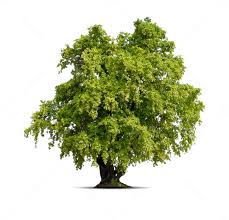
#> input picture arvore.jpg, 229 x 220 px
$ python 2-deteccao_bordas.py
#> lines starting #> are read from the running program, lines starting #| are printed output that depends on the picture; after the words box and inside, x2 and y2 are one past the last pixel; in counts of white or black regions, pixels touching at a corner belong together
import cv2
import matplotlib.pyplot as plt

# Carregar a imagem
imagem = cv2.imread("arvore.jpg")
#> imagem is the input picture: shape (220, 229, 3); mean B, G, R 178.4, 205.6, 200.9
imagem_cinza = cv2.cvtColor(imagem, cv2.COLOR_BGR2GRAY)
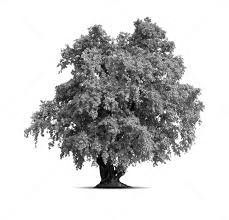
#> imagem_cinza: shape (220, 229); min 0, max 255, mean 201.1

# Aplicar detecção de bordas (Canny)
bordas = cv2.Canny(imagem_cinza, 100, 100)
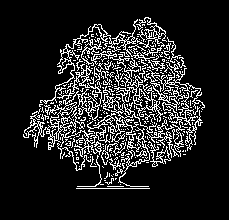
#> bordas: shape (220, 229); 14.4% white in thin lines or dots, all inside (x1, y1, x2, y2) = (23, 17, 205, 189)

# Exibir as imagens (original e com bordas)
plt.figure(figsize=(10,5))
plt.subplot(1,2,1)
plt.imshow(cv2.cvtColor(imagem, cv2.COLOR_BGR2RGB))
plt.title("Imagem Original")
plt.axis("off")

plt.subplot(1,2,2)
plt.imshow(bordas, cmap="gray")
plt.title("Detecção de Bordas - Canny")
plt.axis("off")

plt.show()
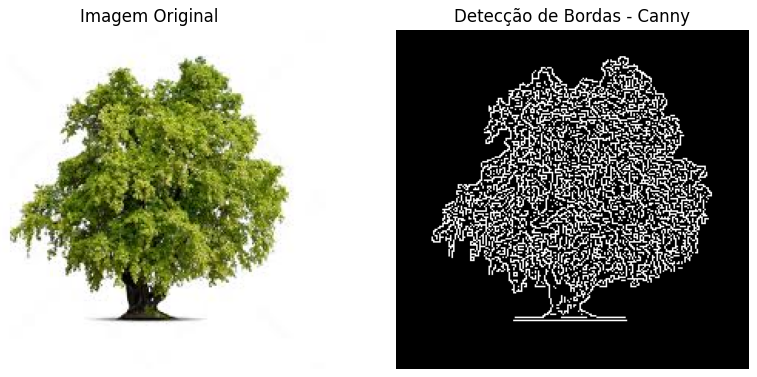
#> figure drawn by matplotlib, 2 panels

$ run again, with ferramentas.jpg copied over arvore.jpg
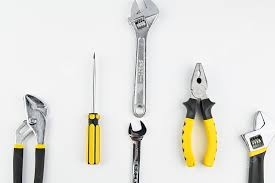
#> input picture ferramentas.jpg, 275 x 183 px
#> imagem is the input picture: shape (183, 275, 3); mean B, G, R 219.8, 225.7, 226.4
#> `bordas = cv2.Canny(imagem_cinza, 100, 100)`:
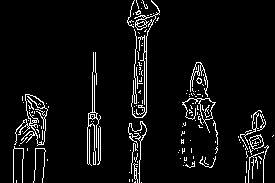
#> bordas: shape (183, 275); 5.9% white in thin lines or dots
#> `plt.show()`:
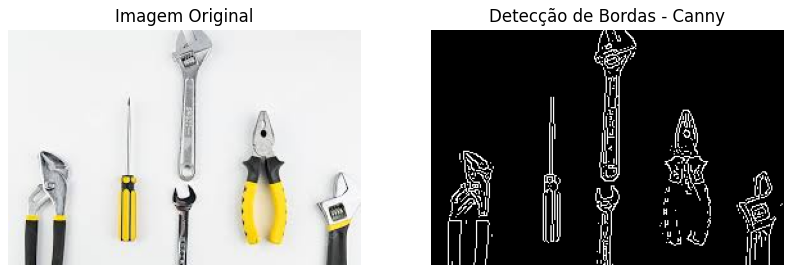
#> figure drawn by matplotlib, 2 panels
